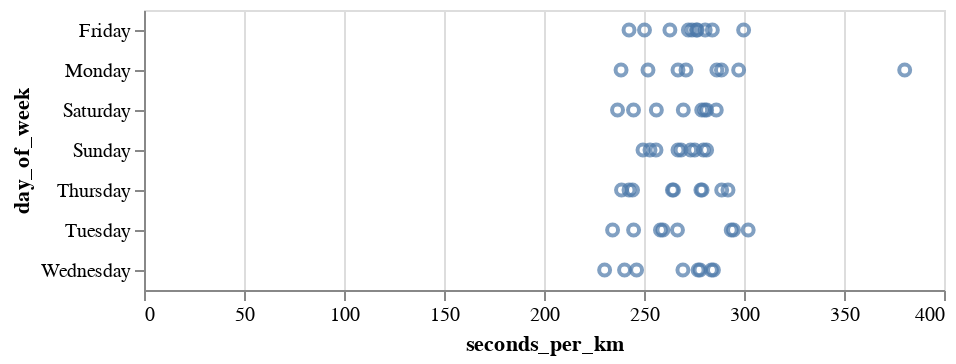

Notebook code for this chart:
### Code cell
# Statt Keywords - mit Konstruktoren arbeiten um mehr Optionen zu erhalten
alt.Chart(df).mark_point().encode(
    alt.X("seconds_per_km:Q"),
    alt.Y("day_of_week:N")) #Nicht nötig, aber zum erinnnern: mit :Type kann man sagen was das für eine Variable ist; Q;N;O; T

### Figure 1 — Vega-Lite specification as saved in the notebook (floating-point values rounded to 4 significant figures)
{"$schema": "https://vega.github.io/schema/vega-lite/v4.8.1.json", "config": {"view": {"continuousHeight": 300, "continuousWidth": 400}}, "data": {"name": "data-31c7fd9393a38aac112a5c8ac5ad6139"}, "datasets": {"data-31c7fd9393a38aac112a5c8ac5ad6139": [{"Unnamed: 0": 182, "avgPace(/meter)": 0.3787, "calories(kcal)": 71, "date": "2022-01-10 20:39", "day_of_week": "Monday", "distance(m)": 1191, "distance_rounded": 1, "maxPace(/meter)": 7.246, "minPace(/meter)": 0.2501, "seconds_per_km": 380.4, "speed_per_km": "06:20.35", "sportTime(s)": 453, "startTime": "2022-01-10T13:39:17+00:00", "type": 1, "week": 2}, {"Unnamed: 0": 178, "avgPace(/meter)": 0.2878, "calories(kcal)": 60, "date": "2022-01-13 16:23", "day_of_week": "Thursday", "distance(m)": 1004, "distance_rounded": 1, "maxPace(/meter)": 2.342, "minPace(/meter)": 0.1982, "seconds_per_km": 288.8, "speed_per_km": "04:48.84", "sportTime(s)": 290, "startTime": "2022-01-13T09:23:16+00:00", "type": 1, "week": 2}, {"Unnamed: 0": 176, "avgPace(/meter)": 0.2637, "calories(kcal)": 39, "date": "2022-02-03 17:41", "day_of_week": "Thursday", "distance(m)": 1001, "distance_rounded": 1, "maxPace(/meter)": 0.609, "minPace(/meter)": 0.1993, "seconds_per_km": 264.7, "speed_per_km": "04:24.74", "sportTime(s)": 265, "startTime": "2022-02-03T10:41:12+00:00", "type": 1, "week": 5}, {"Unnamed: 0": 172, "avgPace(/meter)": 0.2803, "calories(kcal)": 50, "date": "2022-02-05 18:46", "day_of_week": "Saturday", "distance(m)": 1006, "distance_rounded": 1, "maxPace(/meter)": 0.6911, "minPace(/meter)": 0.229, "seconds_per_km": 281.3, "speed_per_km": "04:41.31", "sportTime(s)": 283, "startTime": "2022-02-05T11:46:47+00:00", "type": 1, "week": 5}, {"Unnamed: 0": 169, "avgPace(/meter)": 0.2675, "calories(kcal)": 34, "date": "2022-02-06 18:36", "day_of_week": "Sunday", "distance(m)": 1013, "distance_rounded": 1, "maxPace(/meter)": 0.6361, "minPace(/meter)": 0.2325, "seconds_per_km": 268.5, "speed_per_km": "04:28.51", "sportTime(s)": 272, "startTime": "2022-02-06T11:36:48+00:00", "type": 1, "week": 5}, {"Unnamed: 0": 166, "avgPace(/meter)": 0.26, "calories(kcal)": 39, "date": "2022-02-11 18:49", "day_of_week": "Friday", "distance(m)": 1004, "distance_rounded": 1, "maxPace(/meter)": 0.788, "minPace(/meter)": 0.198, "seconds_per_km": 262.9, "speed_per_km": "04:22.95", "sportTime(s)": 264, "startTime": "2022-02-11T11:49:54+00:00", "type": 1, "week": 6}, {"Unnamed: 0": 163, "avgPace(/meter)": 0.2552, "calories(kcal)": 44, "date": "2022-02-12 18:25", "day_of_week": "Saturday", "distance(m)": 1011, "distance_rounded": 1, "maxPace(/meter)": 0.5571, "minPace(/meter)": 0.1928, "seconds_per_km": 256.2, "speed_per_km": "04:16.18", "sportTime(s)": 259, "startTime": "2022-02-12T11:25:02+00:00", "type": 1, "week": 6}, {"Unnamed: 0": 161, "avgPace(/meter)": 0.255, "calories(kcal)": 37, "date": "2022-02-13 18:09", "day_of_week": "Sunday", "distance(m)": 1000, "distance_rounded": 1, "maxPace(/meter)": 0.576, "minPace(/meter)": 0.194, "seconds_per_km": 256, "speed_per_km": "04:16.00", "sportTime(s)": 256, "startTime": "2022-02-13T11:09:12+00:00", "type": 1, "week": 6}, {"Unnamed: 0": 157, "avgPace(/meter)": 0.2854, "calories(kcal)": 43, "date": "2022-02-14 18:50", "day_of_week": "Monday", "distance(m)": 1002, "distance_rounded": 1, "maxPace(/meter)": 0.7446, "minPace(/meter)": 0.2587, "seconds_per_km": 286.4, "speed_per_km": "04:46.43", "sportTime(s)": 287, "startTime": "2022-02-14T11:50:09+00:00", "type": 1, "week": 7}, {"Unnamed: 0": 155, "avgPace(/meter)": 0.2827, "calories(kcal)": 60, "date": "2022-02-16 18:12", "day_of_week": "Wednesday", "distance(m)": 1001, "distance_rounded": 1, "maxPace(/meter)": 2.165, "minPace(/meter)": 0.1834, "seconds_per_km": 283.7, "speed_per_km": "04:43.72", "sportTime(s)": 284, "startTime": "2022-02-16T11:12:40+00:00", "type": 1, "week": 7}, {"Unnamed: 0": 152, "avgPace(/meter)": 0.2793, "calories(kcal)": 55, "date": "2022-03-05 07:10", "day_of_week": "Saturday", "distance(m)": 1006, "distance_rounded": 1, "maxPace(/meter)": 0.6154, "minPace(/meter)": 0.2083, "seconds_per_km": 280.3, "speed_per_km": "04:40.32", "sportTime(s)": 282, "startTime": "2022-03-05T00:10:22+00:00", "type": 1, "week": 9}, {"Unnamed: 0": 150, "avgPace(/meter)": 0.2796, "calories(kcal)": 47, "date": "2022-03-18 18:26", "day_of_week": "Friday", "distance(m)": 1005, "distance_rounded": 1, "maxPace(/meter)": 0.8749, "minPace(/meter)": 0.2372, "seconds_per_km": 280.6, "speed_per_km": "04:40.60", "sportTime(s)": 282, "startTime": "2022-03-18T11:26:11+00:00", "type": 1, "week": 11}, {"Unnamed: 0": 146, "avgPace(/meter)": 0.2964, "calories(kcal)": 57, "date": "2022-03-28 18:45", "day_of_week": "Monday", "distance(m)": 1046, "distance_rounded": 1, "maxPace(/meter)": 0.639, "minPace(/meter)": 0.2149, "seconds_per_km": 297.3, "speed_per_km": "04:57.32", "sportTime(s)": 311, "startTime": "2022-03-28T11:45:13+00:00", "type": 1, "week": 13}, {"Unnamed: 0": 144, "avgPace(/meter)": 0.3011, "calories(kcal)": 57, "date": "2022-03-29 19:02", "day_of_week": "Tuesday", "distance(m)": 1003, "distance_rounded": 1, "maxPace(/meter)": 0.6835, "minPace(/meter)": 0.2301, "seconds_per_km": 302.1, "speed_per_km": "05:2.09", "sportTime(s)": 303, "startTime": "2022-03-29T12:02:25+00:00", "type": 1, "week": 13}, {"Unnamed: 0": 142, "avgPace(/meter)": 0.2837, "calories(kcal)": 49, "date": "2022-03-30 18:52", "day_of_week": "Wednesday", "distance(m)": 1001, "distance_rounded": 1, "maxPace(/meter)": 0.4753, "minPace(/meter)": 0.1658, "seconds_per_km": 284.7, "speed_per_km": "04:44.72", "sportTime(s)": 285, "startTime": "2022-03-30T11:52:16+00:00", "type": 1, "week": 13}, {"Unnamed: 0": 140, "avgPace(/meter)": 0.27, "calories(kcal)": 48, "date": "2022-04-04 17:57", "day_of_week": "Monday", "distance(m)": 1000, "distance_rounded": 1, "maxPace(/meter)": 0.7117, "minPace(/meter)": 0.2248, "seconds_per_km": 271, "speed_per_km": "04:31.00", "sportTime(s)": 271, "startTime": "2022-04-04T10:57:56+00:00", "type": 1, "week": 14}, {"Unnamed: 0": 137, "avgPace(/meter)": 0.273, "calories(kcal)": 51, "date": "2022-04-08 18:39", "day_of_week": "Friday", "distance(m)": 1000, "distance_rounded": 1, "maxPace(/meter)": 0.6707, "minPace(/meter)": 0.2315, "seconds_per_km": 274, "speed_per_km": "04:34.00", "sportTime(s)": 274, "startTime": "2022-04-08T11:39:28+00:00", "type": 1, "week": 14}, {"Unnamed: 0": 134, "avgPace(/meter)": 0.2744, "calories(kcal)": 45, "date": "2022-04-10 18:41", "day_of_week": "Sunday", "distance(m)": 1006, "distance_rounded": 1, "maxPace(/meter)": 0.6873, "minPace(/meter)": 0.2137, "seconds_per_km": 275.3, "speed_per_km": "04:35.35", "sportTime(s)": 277, "startTime": "2022-04-10T11:41:58+00:00", "type": 1, "week": 14}, {"Unnamed: 0": 131, "avgPace(/meter)": 0.277, "calories(kcal)": 44, "date": "2022-04-13 17:48", "day_of_week": "Wednesday", "distance(m)": 1000, "distance_rounded": 1, "maxPace(/meter)": 0.7634, "minPace(/meter)": 0.2038, "seconds_per_km": 278, "speed_per_km": "04:38.00", "sportTime(s)": 278, "startTime": "2022-04-13T10:48:11+00:00", "type": 1, "week": 15}, {"Unnamed: 0": 128, "avgPace(/meter)": 0.2756, "calories(kcal)": 39, "date": "2022-04-15 16:54", "day_of_week": "Friday", "distance(m)": 1005, "distance_rounded": 1, "maxPace(/meter)": 0.7968, "minPace(/meter)": 0.244, "seconds_per_km": 276.6, "speed_per_km": "04:36.62", "sportTime(s)": 278, "startTime": "2022-04-15T09:54:21+00:00", "type": 1, "week": 15}, {"Unnamed: 0": 125, "avgPace(/meter)": 0.2939, "calories(kcal)": 62, "date": "2022-04-26 18:40", "day_of_week": "Tuesday", "distance(m)": 1201, "distance_rounded": 1, "maxPace(/meter)": 1.115, "minPace(/meter)": 0.1997, "seconds_per_km": 294.8, "speed_per_km": "04:54.75", "sportTime(s)": 354, "startTime": "2022-04-26T11:40:21+00:00", "type": 1, "week": 17}, {"Unnamed: 0": 123, "avgPace(/meter)": 0.2685, "calories(kcal)": 48, "date": "2022-04-27 18:31", "day_of_week": "Wednesday", "distance(m)": 1002, "distance_rounded": 1, "maxPace(/meter)": 0.6803, "minPace(/meter)": 0.2187, "seconds_per_km": 269.5, "speed_per_km": "04:29.46", "sportTime(s)": 270, "startTime": "2022-04-27T11:31:56+00:00", "type": 1, "week": 17}, {"Unnamed: 0": 121, "avgPace(/meter)": 0.2774, "calories(kcal)": 50, "date": "2022-04-28 17:37", "day_of_week": "Thursday", "distance(m)": 1002, "distance_rounded": 1, "maxPace(/meter)": 0.8052, "minPace(/meter)": 0.221, "seconds_per_km": 278.4, "speed_per_km": "04:38.44", "sportTime(s)": 279, "startTime": "2022-04-28T10:37:51+00:00", "type": 1, "week": 17}, {"Unnamed: 0": 119, "avgPace(/meter)": 0.2974, "calories(kcal)": 89, "date": "2022-04-29 18:01", "day_of_week": "Friday", "distance(m)": 1651, "distance_rounded": 1, "maxPace(/meter)": 1.217, "minPace(/meter)": 0.2073, "seconds_per_km": 299.8, "speed_per_km": "04:59.82", "sportTime(s)": 495, "startTime": "2022-04-29T11:01:29+00:00", "type": 1, "week": 17}, {"Unnamed: 0": 117, "avgPace(/meter)": 0.2803, "calories(kcal)": 41, "date": "2022-05-01 16:48", "day_of_week": "Sunday", "distance(m)": 1006, "distance_rounded": 1, "maxPace(/meter)": 0.8224, "minPace(/meter)": 0.2239, "seconds_per_km": 281.3, "speed_per_km": "04:41.31", "sportTime(s)": 283, "startTime": "2022-05-01T09:48:50+00:00", "type": 1, "week": 17}, {"Unnamed: 0": 112, "avgPace(/meter)": 0.2761, "calories(kcal)": 42, "date": "2022-05-04 18:52", "day_of_week": "Wednesday", "distance(m)": 1007, "distance_rounded": 1, "maxPace(/meter)": 0.6135, "minPace(/meter)": 0.2112, "seconds_per_km": 277.1, "speed_per_km": "04:37.06", "sportTime(s)": 279, "startTime": "2022-05-04T11:52:29+00:00", "type": 1, "week": 18}, {"Unnamed: 0": 110, "avgPace(/meter)": 0.291, "calories(kcal)": 52, "date": "2022-05-05 18:15", "day_of_week": "Thursday", "distance(m)": 1000, "distance_rounded": 1, "maxPace(/meter)": 0.7042, "minPace(/meter)": 0.216, "seconds_per_km": 292, "speed_per_km": "04:52.00", "sportTime(s)": 292, "startTime": "2022-05-05T11:15:38+00:00", "type": 1, "week": 18}, {"Unnamed: 0": 107, "avgPace(/meter)": 0.2712, "calories(kcal)": 47, "date": "2022-05-06 17:16", "day_of_week": "Friday", "distance(m)": 1003, "distance_rounded": 1, "maxPace(/meter)": 0.7022, "minPace(/meter)": 0.2276, "seconds_per_km": 272.2, "speed_per_km": "04:32.18", "sportTime(s)": 273, "startTime": "2022-05-06T10:16:48+00:00", "type": 1, "week": 18}, {"Unnamed: 0": 104, "avgPace(/meter)": 0.278, "calories(kcal)": 52, "date": "2022-05-07 16:47", "day_of_week": "Saturday", "distance(m)": 1040, "distance_rounded": 1, "maxPace(/meter)": 212, "minPace(/meter)": 0.2129, "seconds_per_km": 278.8, "speed_per_km": "04:38.85", "sportTime(s)": 290, "startTime": "2022-05-07T09:47:30+00:00", "type": 1, "week": 18}, {"Unnamed: 0": 102, "avgPace(/meter)": 0.279, "calories(kcal)": 56, "date": "2022-05-08 18:24", "day_of_week": "Sunday", "distance(m)": 1026, "distance_rounded": 1, "maxPace(/meter)": 225, "minPace(/meter)": 0.2221, "seconds_per_km": 279.7, "speed_per_km": "04:39.73", "sportTime(s)": 287, "startTime": "2022-05-08T11:24:19+00:00", "type": 1, "week": 18}, {"Unnamed: 0": 99, "avgPace(/meter)": 0.278, "calories(kcal)": 59, "date": "2022-05-12 18:36", "day_of_week": "Thursday", "distance(m)": 1007, "distance_rounded": 1, "maxPace(/meter)": 178, "minPace(/meter)": 0.1781, "seconds_per_km": 279.0, "speed_per_km": "04:39.05", "sportTime(s)": 281, "startTime": "2022-05-12T11:36:50+00:00", "type": 1, "week": 19}, {"Unnamed: 0": 96, "avgPace(/meter)": 0.283, "calories(kcal)": 55, "date": "2022-05-13 18:36", "day_of_week": "Friday", "distance(m)": 1024, "distance_rounded": 1, "maxPace(/meter)": 201, "minPace(/meter)": 0.2015, "seconds_per_km": 284.2, "speed_per_km": "04:44.18", "sportTime(s)": 291, "startTime": "2022-05-13T11:36:23+00:00", "type": 1, "week": 19}, {"Unnamed: 0": 92, "avgPace(/meter)": 0.273, "calories(kcal)": 51, "date": "2022-05-15 18:36", "day_of_week": "Sunday", "distance(m)": 1028, "distance_rounded": 1, "maxPace(/meter)": 197, "minPace(/meter)": 0.1974, "seconds_per_km": 273.3, "speed_per_km": "04:33.35", "sportTime(s)": 281, "startTime": "2022-05-15T11:36:24+00:00", "type": 1, "week": 19}, {"Unnamed: 0": 89, "avgPace(/meter)": 0.288, "calories(kcal)": 63, "date": "2022-05-16 18:31", "day_of_week": "Monday", "distance(m)": 1046, "distance_rounded": 1, "maxPace(/meter)": 210, "minPace(/meter)": 0.2106, "seconds_per_km": 288.7, "speed_per_km": "04:48.72", "sportTime(s)": 302, "startTime": "2022-05-16T11:31:34+00:00", "type": 1, "week": 20}, {"Unnamed: 0": 86, "avgPace(/meter)": 0.293, "calories(kcal)": 63, "date": "2022-05-17 18:15", "day_of_week": "Tuesday", "distance(m)": 1049, "distance_rounded": 1, "maxPace(/meter)": 237, "minPace(/meter)": 0.2227, "seconds_per_km": 293.6, "speed_per_km": "04:53.61", "sportTime(s)": 308, "startTime": "2022-05-17T11:15:00+00:00", "type": 1, "week": 20}, {"Unnamed: 0": 82, "avgPace(/meter)": 0.2841, "calories(kcal)": 50.03, "date": "2022-05-21 20:48", "day_of_week": "Saturday", "distance(m)": 1003, "distance_rounded": 1, "maxPace(/meter)": 0.6219, "minPace(/meter)": 0.2232, "seconds_per_km": 286.1, "speed_per_km": "04:46.14", "sportTime(s)": 287, "startTime": "2022-05-21T13:48:24+00:00", "type": 1, "week": 20}, {"Unnamed: 0": 79, "avgPace(/meter)": 0.265, "calories(kcal)": 44.08, "date": "2022-05-22 17:22", "day_of_week": "Sunday", "distance(m)": 1000, "distance_rounded": 1, "maxPace(/meter)": 0.815, "minPace(/meter)": 0.2136, "seconds_per_km": 267, "speed_per_km": "04:27.00", "sportTime(s)": 267, "startTime": "2022-05-22T10:22:47+00:00", "type": 1, "week": 20}, {"Unnamed: 0": 76, "avgPace(/meter)": 0.265, "calories(kcal)": 50.33, "date": "2022-05-23 18:46", "day_of_week": "Monday", "distance(m)": 1000, "distance_rounded": 1, "maxPace(/meter)": 0.668, "minPace(/meter)": 0.2187, "seconds_per_km": 267, "speed_per_km": "04:27.00", "sportTime(s)": 267, "startTime": "2022-05-23T11:46:59+00:00", "type": 1, "week": 21}, {"Unnamed: 0": 73, "avgPace(/meter)": 0.2647, "calories(kcal)": 44.15, "date": "2022-05-24 18:54", "day_of_week": "Tuesday", "distance(m)": 1001, "distance_rounded": 1, "maxPace(/meter)": 0.9251, "minPace(/meter)": 0.2227, "seconds_per_km": 266.7, "speed_per_km": "04:26.73", "sportTime(s)": 267, "startTime": "2022-05-24T11:54:01+00:00", "type": 1, "week": 21}, {"Unnamed: 0": 70, "avgPace(/meter)": 0.2353, "calories(kcal)": 40.81, "date": "2022-05-25 17:56", "day_of_week": "Wednesday", "distance(m)": 1003, "distance_rounded": 1, "maxPace(/meter)": 0.9066, "minPace(/meter)": 0.1197, "seconds_per_km": 240.3, "speed_per_km": "04:0.28", "sportTime(s)": 241, "startTime": "2022-05-25T10:56:04+00:00", "type": 1, "week": 21}, {"Unnamed: 0": 67, "avgPace(/meter)": 0.2622, "calories(kcal)": 53.12, "date": "2022-05-26 17:17", "day_of_week": "Thursday", "distance(m)": 1003, "distance_rounded": 1, "maxPace(/meter)": 0.558, "minPace(/meter)": 0.1968, "seconds_per_km": 264.2, "speed_per_km": "04:24.21", "sportTime(s)": 265, "startTime": "2022-05-26T10:17:38+00:00", "type": 1, "week": 21}, {"Unnamed: 0": 64, "avgPace(/meter)": 0.2742, "calories(kcal)": 43.04, "date": "2022-05-27 18:35", "day_of_week": "Friday", "distance(m)": 1003, "distance_rounded": 1, "maxPace(/meter)": 0.757, "minPace(/meter)": 0.2449, "seconds_per_km": 276.2, "speed_per_km": "04:36.17", "sportTime(s)": 277, "startTime": "2022-05-27T11:35:19+00:00", "type": 1, "week": 21}, {"Unnamed: 0": 61, "avgPace(/meter)": 0.2677, "calories(kcal)": 51.33, "date": "2022-05-28 17:39", "day_of_week": "Saturday", "distance(m)": 1005, "distance_rounded": 1, "maxPace(/meter)": 0.6452, "minPace(/meter)": 0.2224, "seconds_per_km": 269.7, "speed_per_km": "04:29.65", "sportTime(s)": 271, "startTime": "2022-05-28T10:39:29+00:00", "type": 1, "week": 21}, {"Unnamed: 0": 58, "avgPace(/meter)": 0.251, "calories(kcal)": 41, "date": "2022-05-29 18:19", "day_of_week": "Sunday", "distance(m)": 1000, "distance_rounded": 1, "maxPace(/meter)": 0.4274, "minPace(/meter)": 0.1839, "seconds_per_km": 253, "speed_per_km": "04:13.00", "sportTime(s)": 253, "startTime": "2022-05-29T11:19:12+00:00", "type": 1, "week": 21}, {"Unnamed: 0": 55, "avgPace(/meter)": 0.25, "calories(kcal)": 48.92, "date": "2022-05-30 18:55", "day_of_week": "Monday", "distance(m)": 1004, "distance_rounded": 1, "maxPace(/meter)": 0.4058, "minPace(/meter)": 0.1746, "seconds_per_km": 252.0, "speed_per_km": "04:11.99", "sportTime(s)": 253, "startTime": "2022-05-30T11:55:16+00:00", "type": 1, "week": 22}, {"Unnamed: 0": 52, "avgPace(/meter)": 0.2575, "calories(kcal)": 49.91, "date": "2022-05-31 18:42", "day_of_week": "Tuesday", "distance(m)": 1006, "distance_rounded": 1, "maxPace(/meter)": 0.5513, "minPace(/meter)": 0.203, "seconds_per_km": 259.4, "speed_per_km": "04:19.44", "sportTime(s)": 261, "startTime": "2022-05-31T11:42:33+00:00", "type": 1, "week": 22}, {"Unnamed: 0": 49, "avgPace(/meter)": 0.2483, "calories(kcal)": 45.2, "date": "2022-06-03 18:03", "day_of_week": "Friday", "distance(m)": 1003, "distance_rounded": 1, "maxPace(/meter)": 0.8258, "minPace(/meter)": 0.1627, "seconds_per_km": 250.2, "speed_per_km": "04:10.25", "sportTime(s)": 251, "startTime": "2022-06-03T11:03:24+00:00", "type": 1, "week": 22}, {"Unnamed: 0": 46, "avgPace(/meter)": 0.2428, "calories(kcal)": 51.81, "date": "2022-06-04 18:38", "day_of_week": "Saturday", "distance(m)": 1001, "distance_rounded": 1, "maxPace(/meter)": 0.5981, "minPace(/meter)": 0.2102, "seconds_per_km": 244.8, "speed_per_km": "04:4.76", "sportTime(s)": 245, "startTime": "2022-06-04T11:38:21+00:00", "type": 1, "week": 22}, {"Unnamed: 0": 43, "avgPace(/meter)": 0.2348, "calories(kcal)": 30.82, "date": "2022-06-11 17:38", "day_of_week": "Saturday", "distance(m)": 1001, "distance_rounded": 1, "maxPace(/meter)": 0.5176, "minPace(/meter)": 0.1971, "seconds_per_km": 236.8, "speed_per_km": "03:56.76", "sportTime(s)": 237, "startTime": "2022-06-11T10:38:27+00:00", "type": 1, "week": 23}, {"Unnamed: 0": 39, "avgPace(/meter)": 0.2475, "calories(kcal)": 51.79, "date": "2022-06-12 17:47", "day_of_week": "Sunday", "distance(m)": 1006, "distance_rounded": 1, "maxPace(/meter)": 0.6472, "minPace(/meter)": 0.2005, "seconds_per_km": 249.5, "speed_per_km": "04:9.50", "sportTime(s)": 251, "startTime": "2022-06-12T10:47:29+00:00", "type": 1, "week": 23}, {"Unnamed: 0": 36, "avgPace(/meter)": 0.2562, "calories(kcal)": 56.05, "date": "2022-06-14 19:03", "day_of_week": "Tuesday", "distance(m)": 1003, "distance_rounded": 1, "maxPace(/meter)": 0.5627, "minPace(/meter)": 0.1935, "seconds_per_km": 258.2, "speed_per_km": "04:18.23", "sportTime(s)": 259, "startTime": "2022-06-14T12:03:23+00:00", "type": 1, "week": 24}, {"Unnamed: 0": 32, "avgPace(/meter)": 0.2443, "calories(kcal)": 47.92, "date": "2022-06-15 18:46", "day_of_week": "Wednesday", "distance(m)": 1011, "distance_rounded": 1, "maxPace(/meter)": 0.5219, "minPace(/meter)": 0.1885, "seconds_per_km": 246.3, "speed_per_km": "04:6.29", "sportTime(s)": 249, "startTime": "2022-06-15T11:46:25+00:00", "type": 1, "week": 24}, {"Unnamed: 0": 27, "avgPace(/meter)": 0.2405, "calories(kcal)": 33.65, "date": "2022-06-16 18:03", "day_of_week": "Thursday", "distance(m)": 1002, "distance_rounded": 1, "maxPace(/meter)": 0.5764, "minPace(/meter)": 0.1971, "seconds_per_km": 242.5, "speed_per_km": "04:2.51", "sportTime(s)": 243, "startTime": "2022-06-16T11:03:28+00:00", "type": 1, "week": 24}, {"Unnamed: 0": 23, "avgPace(/meter)": 0.2405, "calories(kcal)": 48.66, "date": "2022-06-17 18:03", "day_of_week": "Friday", "distance(m)": 1002, "distance_rounded": 1, "maxPace(/meter)": 0.4713, "minPace(/meter)": 0.1802, "seconds_per_km": 242.5, "speed_per_km": "04:2.51", "sportTime(s)": 243, "startTime": "2022-06-17T11:03:58+00:00", "type": 1, "week": 24}, {"Unnamed: 0": 18, "avgPace(/meter)": 0.2428, "calories(kcal)": 45, "date": "2022-06-21 19:23", "day_of_week": "Tuesday", "distance(m)": 1009, "distance_rounded": 1, "maxPace(/meter)": 0.5322, "minPace(/meter)": 0.1881, "seconds_per_km": 244.8, "speed_per_km": "04:4.80", "sportTime(s)": 247, "startTime": "2022-06-21T12:23:33+00:00", "type": 1, "week": 25}, {"Unnamed: 0": 15, "avgPace(/meter)": 0.2423, "calories(kcal)": 49.76, "date": "2022-06-23 18:16", "day_of_week": "Thursday", "distance(m)": 1003, "distance_rounded": 1, "maxPace(/meter)": 0.627, "minPace(/meter)": 0.1883, "seconds_per_km": 244.3, "speed_per_km": "04:4.27", "sportTime(s)": 245, "startTime": "2022-06-23T11:16:47+00:00", "type": 1, "week": 25}, {"Unnamed: 0": 10, "avgPace(/meter)": 0.2365, "calories(kcal)": 48.67, "date": "2022-06-27 18:45", "day_of_week": "Monday", "distance(m)": 1002, "distance_rounded": 1, "maxPace(/meter)": 0.6246, "minPace(/meter)": 0.1815, "seconds_per_km": 238.5, "speed_per_km": "03:58.52", "sportTime(s)": 239, "startTime": "2022-06-27T11:45:38+00:00", "type": 1, "week": 26}, {"Unnamed: 0": 7, "avgPace(/meter)": 0.2323, "calories(kcal)": 39.65, "date": "2022-06-28 18:07", "day_of_week": "Tuesday", "distance(m)": 1003, "distance_rounded": 1, "maxPace(/meter)": 0.4755, "minPace(/meter)": 0.1836, "seconds_per_km": 234.3, "speed_per_km": "03:54.30", "sportTime(s)": 235, "startTime": "2022-06-28T11:07:21+00:00", "type": 1, "week": 26}, {"Unnamed: 0": 4, "avgPace(/meter)": 0.2283, "calories(kcal)": 33.62, "date": "2022-06-29 19:02", "day_of_week": "Wednesday", "distance(m)": 1003, "distance_rounded": 1, "maxPace(/meter)": 0.5453, "minPace(/meter)": 0.1936, "seconds_per_km": 230.3, "speed_per_km": "03:50.31", "sportTime(s)": 231, "startTime": "2022-06-29T12:02:34+00:00", "type": 1, "week": 26}, {"Unnamed: 0": 1, "avgPace(/meter)": 0.2368, "calories(kcal)": 36.82, "date": "2022-06-30 19:31", "day_of_week": "Thursday", "distance(m)": 1001, "distance_rounded": 1, "maxPace(/meter)": 0.6545, "minPace(/meter)": 0.1648, "seconds_per_km": 238.8, "speed_per_km": "03:58.76", "sportTime(s)": 239, "startTime": "2022-06-30T12:31:18+00:00", "type": 1, "week": 26}]}, "encoding": {"x": {"field": "seconds_per_km", "type": "quantitative"}, "y": {"field": "day_of_week", "type": "nominal"}}, "mark": "point"}
